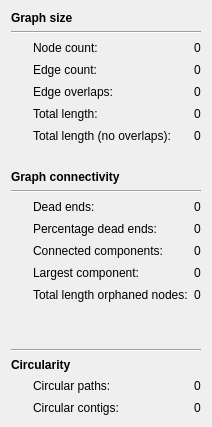
    <widget class="QWidget" name="widget" native="true">
     <layout class="QGridLayout" name="gridLayout_2">
      <item row="3" column="2">
       <widget class="QLabel" name="edgeCountLabel">
        <property name="text">
         <string>0</string>
        </property>
        <property name="textInteractionFlags">
         <set>Qt::LinksAccessibleByMouse|Qt::TextSelectableByKeyboard|Qt::TextSelectableByMouse</set>
        </property>
       </widget>
      </item>
      <item row="0" column="0" colspan="3">
       <widget class="QLabel" name="label_13">
        <property name="font">
         <font>
          <bold>true</bold>
         </font>
        </property>
        <property name="text">
         <string>Graph size</string>
        </property>
       </widget>
      </item>
      <item row="6" column="2">
       <widget class="QLabel" name="totalLengthNoOverlapsLabel">
        <property name="text">
         <string>0</string>
        </property>
        <property name="textInteractionFlags">
         <set>Qt::LinksAccessibleByMouse|Qt::TextSelectableByKeyboard|Qt::TextSelectableByMouse</set>
        </property>
       </widget>
      </item>
      <item row="13" column="1">
       <widget class="QLabel" name="label_10">
        <property name="text">
         <string>Largest component:</string>
        </property>
       </widget>
      </item>
      <item row="2" column="2">
       <widget class="QLabel" name="nodeCountLabel">
        <property name="text">
         <string>0</string>
        </property>
        <property name="textInteractionFlags">
         <set>Qt::LinksAccessibleByMouse|Qt::TextSelectableByKeyboard|Qt::TextSelectableByMouse</set>
        </property>
       </widget>
      </item>
      <item row="2" column="1">
       <widget class="QLabel" name="label">
        <property name="text">
         <string>Node count:</string>
        </property>
       </widget>
      </item>
      <item row="12" column="0">
       <widget class="InfoTextWidget" name="connectedComponentsInfoText" native="true">
        <property name="sizePolicy">
         <sizepolicy hsizetype="Fixed" vsizetype="Fixed">
          <horstretch>0</horstretch>
          <verstretch>0</verstretch>
         </sizepolicy>
        </property>
        <property name="minimumSize">
         <size>
          <width>16</width>
          <height>16</height>
         </size>
        </property>
        <property name="maximumSize">
         <size>
          <width>16</width>
          <height>16</height>
         </size>
        </property>
        <property name="toolTip">
         <string>&lt;html&gt;&lt;head/&gt;&lt;body&gt;&lt;p&gt;The number of separate connected components in the graph. A connected component is a subgraph which is connected by edges to other nodes in the subgraph but disconnected from the rest of the graph.  &lt;/p&gt;&lt;/body&gt;&lt;/html&gt;</string>
        </property>
       </widget>
      </item>
      <item row="11" column="2">
       <widget class="QLabel" name="percentageDeadEndsLabel">
        <property name="text">
         <string>0</string>
        </property>
        <property name="textInteractionFlags">
         <set>Qt::LinksAccessibleByMouse|Qt::TextSelectableByKeyboard|Qt::TextSelectableByMouse</set>
        </property>
       </widget>
      </item>
      <item row="15" column="1" colspan="2">
       <spacer name="verticalSpacer_5">
        <property name="orientation">
         <enum>Qt::Vertical</enum>
        </property>
        <property name="sizeHint" stdset="0">
         <size>
          <width>20</width>
          <height>40</height>
         </size>
        </property>
       </spacer>
      </item>
      <item row="5" column="0">
       <widget class="InfoTextWidget" name="totalLengthInfoText" native="true">
        <property name="sizePolicy">
         <sizepolicy hsizetype="Fixed" vsizetype="Fixed">
          <horstretch>0</horstretch>
          <verstretch>0</verstretch>
         </sizepolicy>
        </property>
        <property name="minimumSize">
         <size>
          <width>16</width>
          <height>16</height>
         </size>
        </property>
        <property name="maximumSize">
         <size>
          <width>16</width>
          <height>16</height>
         </size>
        </property>
        <property name="toolTip">
         <string>&lt;html&gt;&lt;head/&gt;&lt;body&gt;&lt;p&gt;The total length of all sequences in positive nodes.&lt;br/&gt;&lt;br/&gt;This value is a simple sum of node sequence lengths and does not take node overlaps into account. &lt;/p&gt;&lt;/body&gt;&lt;/html&gt;</string>
        </property>
       </widget>
      </item>
      <item row="10" column="2">
       <widget class="QLabel" name="deadEndsLabel">
        <property name="text">
         <string>0</string>
        </property>
        <property name="textInteractionFlags">
         <set>Qt::LinksAccessibleByMouse|Qt::TextSelectableByKeyboard|Qt::TextSelectableByMouse</set>
        </property>
       </widget>
      </item>
      <item row="3" column="1">
       <widget class="QLabel" name="label_2">
        <property name="text">
         <string>Edge count:</string>
        </property>
       </widget>
      </item>
      <item row="5" column="1">
       <widget class="QLabel" name="label_3">
        <property name="text">
         <string>Total length:</string>
        </property>
       </widget>
      </item>
      <item row="13" column="2">
       <widget class="QLabel" name="largestComponentLabel">
        <property name="text">
         <string>0</string>
        </property>
        <property name="textInteractionFlags">
         <set>Qt::LinksAccessibleByMouse|Qt::TextSelectableByKeyboard|Qt::TextSelectableByMouse</set>
        </property>
       </widget>
      </item>
      <item row="13" column="0">
       <widget class="InfoTextWidget" name="largestComponentInfoText" native="true">
        <property name="sizePolicy">
         <sizepolicy hsizetype="Fixed" vsizetype="Fixed">
          <horstretch>0</horstretch>
          <verstretch>0</verstretch>
         </sizepolicy>
        </property>
        <property name="minimumSize">
         <size>
          <width>16</width>
          <height>16</height>
         </size>
        </property>
        <property name="maximumSize">
         <size>
          <width>16</width>
          <height>16</height>
         </size>
        </property>
        <property name="toolTip">
         <string>&lt;html&gt;&lt;head/&gt;&lt;body&gt;&lt;p&gt;The total length of nodes in the largest connected component in the graph (and the proportion of the total length in this component).  &lt;/p&gt;&lt;/body&gt;&lt;/html&gt;</string>
        </property>
       </widget>
      </item>
      <item row="9" column="0" colspan="3">
       <widget class="Line" name="line_2">
        <property name="orientation">
         <enum>Qt::Horizontal</enum>
        </property>
       </widget>
      </item>
      <item row="10" column="1">
       <widget class="QLabel" name="label_7">
        <property name="text">
         <string>Dead ends:</string>
        </property>
       </widget>
      </item>
      <item row="12" column="1">
       <widget class="QLabel" name="label_9">
        <property name="text">
         <string>Connected components:</string>
        </property>
       </widget>
      </item>
      <item row="3" column="0">
       <widget class="InfoTextWidget" name="edgeCountInfoText" native="true">
        <property name="sizePolicy">
         <sizepolicy hsizetype="Fixed" vsizetype="Fixed">
          <horstretch>0</horstretch>
          <verstretch>0</verstretch>
         </sizepolicy>
        </property>
        <property name="minimumSize">
         <size>
          <width>16</width>
          <height>16</height>
         </size>
        </property>
        <property name="maximumSize">
         <size>
          <width>16</width>
          <height>16</height>
         </size>
        </property>
        <property name="toolTip">
         <string>&lt;html&gt;&lt;head/&gt;&lt;body&gt;&lt;p&gt;he number of positive edges in the graph.&lt;br/&gt;&lt;br/&gt;Since only positive edges are counted, each complementary edge pair counts as one.  &lt;/p&gt;&lt;/body&gt;&lt;/html&gt;</string>
        </property>
       </widget>
      </item>
      <item row="11" column="0">
       <widget class="InfoTextWidget" name="percentageDeadEndsInfoText" native="true">
        <property name="sizePolicy">
         <sizepolicy hsizetype="Fixed" vsizetype="Fixed">
          <horstretch>0</horstretch>
          <verstretch>0</verstretch>
         </sizepolicy>
        </property>
        <property name="minimumSize">
         <size>
          <width>16</width>
          <height>16</height>
         </size>
        </property>
        <property name="maximumSize">
         <size>
          <width>16</width>
          <height>16</height>
         </size>
        </property>
        <property name="toolTip">
         <string>&lt;html&gt;&lt;head/&gt;&lt;body&gt;&lt;p&gt;The fraction of possible dead ends in the graph.&lt;br/&gt;&lt;br/&gt;This value is equal to 'Dead ends' divided by twice the node count. It ranges from 0% (in a graph where all nodes have connected edges on both ends) to 100% (in a graph without any edges). &lt;/p&gt;&lt;/body&gt;&lt;/html&gt;</string>
        </property>
       </widget>
      </item>
      <item row="12" column="2">
       <widget class="QLabel" name="connectedComponentsLabel">
        <property name="text">
         <string>0</string>
        </property>
        <property name="textInteractionFlags">
         <set>Qt::LinksAccessibleByMouse|Qt::TextSelectableByKeyboard|Qt::TextSelectableByMouse</set>
        </property>
       </widget>
      </item>
      <item row="6" column="1">
       <widget class="QLabel" name="label_30">
        <property name="text">
         <string>Total length (no overlaps):</string>
        </property>
       </widget>
      </item>
      <item row="7" column="1" colspan="2">
       <spacer name="verticalSpacer_2">
        <property name="orientation">
         <enum>Qt::Vertical</enum>
        </property>
        <property name="sizeType">
         <enum>QSizePolicy::Fixed</enum>
        </property>
        <property name="sizeHint" stdset="0">
         <size>
          <width>20</width>
          <height>20</height>
         </size>
        </property>
       </spacer>
      </item>
      <item row="10" column="0">
       <widget class="InfoTextWidget" name="deadEndsInfoText" native="true">
        <property name="sizePolicy">
         <sizepolicy hsizetype="Fixed" vsizetype="Fixed">
          <horstretch>0</horstretch>
          <verstretch>0</verstretch>
         </sizepolicy>
        </property>
        <property name="minimumSize">
         <size>
          <width>16</width>
          <height>16</height>
         </size>
        </property>
        <property name="maximumSize">
         <size>
          <width>16</width>
          <height>16</height>
         </size>
        </property>
        <property name="toolTip">
         <string>&lt;html&gt;&lt;head/&gt;&lt;body&gt;&lt;p&gt;The number of dead ends (node ends without any connected edges) in all positive nodes.&lt;br/&gt;&lt;br/&gt;This value will range from 0 (in a graph where all nodes have connected edges on both ends) to two times the node count (in a graph without any edges).  &lt;/p&gt;&lt;/body&gt;&lt;/html&gt;</string>
        </property>
       </widget>
      </item>
      <item row="6" column="0">
       <widget class="InfoTextWidget" name="totalLengthNoOverlapsInfoText" native="true">
        <property name="sizePolicy">
         <sizepolicy hsizetype="Fixed" vsizetype="Fixed">
          <horstretch>0</horstretch>
          <verstretch>0</verstretch>
         </sizepolicy>
        </property>
        <property name="minimumSize">
         <size>
          <width>16</width>
          <height>16</height>
         </size>
        </property>
        <property name="maximumSize">
         <size>
          <width>16</width>
          <height>16</height>
         </size>
        </property>
        <property name="toolTip">
         <string>&lt;html&gt;&lt;head/&gt;&lt;body&gt;&lt;p&gt;The total length of all sequences in positive nodes, with the edge overlaps removed.&lt;br/&gt;&lt;br/&gt;This value is the above 'Total length' minus the total overlaps in positive edges. If the edges in the graph do not contain overlaps, then this value will be the same as 'Total length'.  &lt;/p&gt;&lt;/body&gt;&lt;/html&gt;</string>
        </property>
       </widget>
      </item>
      <item row="5" column="2">
       <widget class="QLabel" name="totalLengthLabel">
        <property name="text">
         <string>0</string>
        </property>
        <property name="textInteractionFlags">
         <set>Qt::LinksAccessibleByMouse|Qt::TextSelectableByKeyboard|Qt::TextSelectableByMouse</set>
        </property>
       </widget>
      </item>
      <item row="8" column="0" colspan="3">
       <widget class="QLabel" name="label_14">
        <property name="font">
         <font>
          <bold>true</bold>
         </font>
        </property>
        <property name="text">
         <string>Graph connectivity</string>
        </property>
       </widget>
      </item>
      <item row="11" column="1">
       <widget class="QLabel" name="label_8">
        <property name="text">
         <string>Percentage dead ends:</string>
        </property>
       </widget>
      </item>
      <item row="1" column="0" colspan="3">
       <widget class="Line" name="line">
        <property name="orientation">
         <enum>Qt::Horizontal</enum>
        </property>
       </widget>
      </item>
      <item row="2" column="0">
       <widget class="InfoTextWidget" name="nodeCountInfoText" native="true">
        <property name="sizePolicy">
         <sizepolicy hsizetype="Fixed" vsizetype="Fixed">
          <horstretch>0</horstretch>
          <verstretch>0</verstretch>
         </sizepolicy>
        </property>
        <property name="minimumSize">
         <size>
          <width>16</width>
          <height>16</height>
         </size>
        </property>
        <property name="maximumSize">
         <size>
          <width>16</width>
          <height>16</height>
         </size>
        </property>
        <property name="toolTip">
         <string>&lt;html&gt;&lt;head/&gt;&lt;body&gt;&lt;p&gt;The number of positive nodes in the graph.&lt;br/&gt;&lt;br/&gt;Since only positive nodes are counted, each complementary node pair counts as one.  &lt;/p&gt;&lt;/body&gt;&lt;/html&gt;</string>
        </property>
       </widget>
      </item>
      <item row="4" column="2">
       <widget class="QLabel" name="edgeOverlapRangeLabel">
        <property name="text">
         <string>0</string>
        </property>
        <property name="textInteractionFlags">
         <set>Qt::LinksAccessibleByMouse|Qt::TextSelectableByKeyboard|Qt::TextSelectableByMouse</set>
        </property>
       </widget>
      </item>
      <item row="4" column="0">
       <widget class="InfoTextWidget" name="edgeOverlapRangeInfoText" native="true">
        <property name="sizePolicy">
         <sizepolicy hsizetype="Fixed" vsizetype="Fixed">
          <horstretch>0</horstretch>
          <verstretch>0</verstretch>
         </sizepolicy>
        </property>
        <property name="minimumSize">
         <size>
          <width>16</width>
          <height>16</height>
         </size>
        </property>
        <property name="maximumSize">
         <size>
          <width>16</width>
          <height>16</height>
         </size>
        </property>
        <property name="toolTip">
         <string>&lt;html&gt;&lt;head/&gt;&lt;body&gt;&lt;p&gt;The sequence overlap size for edges in the graph&lt;br/&gt;&lt;br/&gt;For most graphs, this will either be zero or a single value, but it is also possible for a graph to have edges with different overlaps, in which case this will show the range. &lt;/p&gt;&lt;/body&gt;&lt;/html&gt;</string>
        </property>
       </widget>
      </item>
      <item row="4" column="1">
       <widget class="QLabel" name="label_4">
        <property name="text">
         <string>Edge overlaps:</string>
        </property>
       </widget>
      </item>
      <item row="14" column="1">
       <widget class="QLabel" name="label_21">
        <property name="text">
         <string>Total length orphaned nodes:</string>
        </property>
       </widget>
      </item>
      <item row="14" column="2">
       <widget class="QLabel" name="orphanedLengthLabel">
        <property name="text">
         <string>0</string>
        </property>
        <property name="textInteractionFlags">
         <set>Qt::LinksAccessibleByMouse|Qt::TextSelectableByKeyboard|Qt::TextSelectableByMouse</set>
        </property>
       </widget>
      </item>
      <item row="14" column="0">
       <widget class="InfoTextWidget" name="orphanedLengthInfoText" native="true">
        <property name="enabled">
         <bool>true</bool>
        </property>
        <property name="sizePolicy">
         <sizepolicy hsizetype="Fixed" vsizetype="Fixed">
          <horstretch>0</horstretch>
          <verstretch>0</verstretch>
         </sizepolicy>
        </property>
        <property name="minimumSize">
         <size>
          <width>16</width>
          <height>16</height>
         </size>
        </property>
        <property name="maximumSize">
         <size>
          <width>16</width>
          <height>16</height>
         </size>
        </property>
        <property name="toolTip">
         <string>&lt;html&gt;&lt;head/&gt;&lt;body&gt;&lt;p&gt;The total length of all nodes which have no edges, i.e. a dead end on both sides (and the proportion of the total length in orphaned nodes).  &lt;/p&gt;&lt;/body&gt;&lt;/html&gt;</string>
        </property>
       </widget>
      </item>
      <item row="16" column="0" colspan="3">
       <widget class="Line" name="line_5">
        <property name="orientation">
         <enum>Qt::Horizontal</enum>
        </property>
       </widget>
      </item>
      <item row="17" column="0" colspan="3">
       <widget class="QLabel" name="circularityHeaderLabel">
        <property name="font">
         <font>
          <bold>true</bold>
         </font>
        </property>
        <property name="text">
         <string>Circularity</string>
        </property>
       </widget>
      </item>
      <item row="18" column="0">
       <widget class="InfoTextWidget" name="circularPathsInfoText" native="true">
        <property name="sizePolicy">
         <sizepolicy hsizetype="Fixed" vsizetype="Fixed">
          <horstretch>0</horstretch>
          <verstretch>0</verstretch>
         </sizepolicy>
        </property>
        <property name="minimumSize">
         <size>
          <width>16</width>
          <height>16</height>
         </size>
        </property>
        <property name="maximumSize">
         <size>
          <width>16</width>
          <height>16</height>
         </size>
        </property>
        <property name="toolTip">
         &lt;string&gt;&lt;html&gt;&lt;head/&gt;&lt;body&gt;&lt;p&gt;The number of graph paths (P lines) whose last node connects back to their first node. Single-node paths are only counted if their node has a self-loop edge (this can be changed in the settings).&lt;/p&gt;&lt;/body&gt;&lt;/html&gt;&lt;/string&gt;
        </property>
       </widget>
      </item>
      <item row="18" column="1">
       <widget class="QLabel" name="circularPathsLabel">
        <property name="text">
         <string>Circular paths:</string>
        </property>
       </widget>
      </item>
      <item row="18" column="2">
       <widget class="QLabel" name="circularPathsCountLabel">
        <property name="text">
         <string>0</string>
        </property>
        <property name="textInteractionFlags">
         <set>Qt::LinksAccessibleByMouse|Qt::TextSelectableByKeyboard|Qt::TextSelectableByMouse</set>
        </property>
       </widget>
      </item>
      <item row="19" column="0">
       <widget class="InfoTextWidget" name="circularContigsInfoText" native="true">
        <property name="sizePolicy">
         <sizepolicy hsizetype="Fixed" vsizetype="Fixed">
          <horstretch>0</horstretch>
          <verstretch>0</verstretch>
         </sizepolicy>
        </property>
        <property name="minimumSize">
         <size>
          <width>16</width>
          <height>16</height>
         </size>
        </property>
        <property name="maximumSize">
         <size>
          <width>16</width>
          <height>16</height>
         </size>
        </property>
        <property name="toolTip">
         &lt;string&gt;&lt;html&gt;&lt;head/&gt;&lt;body&gt;&lt;p&gt;The number of structurally circular contigs: nodes that have a self-loop edge or lie on a directed cycle. This is detected independently of any path records, so it also works for graphs without paths (e.g. pre-scaffolding SPAdes graphs).&lt;/p&gt;&lt;/body&gt;&lt;/html&gt;&lt;/string&gt;
        </property>
       </widget>
      </item>
      <item row="19" column="1">
       <widget class="QLabel" name="circularContigsLabel">
        <property name="text">
         <string>Circular contigs:</string>
        </property>
       </widget>
      </item>
      <item row="19" column="2">
       <widget class="QLabel" name="circularContigsCountLabel">
        <property name="text">
         <string>0</string>
        </property>
        <property name="textInteractionFlags">
         <set>Qt::LinksAccessibleByMouse|Qt::TextSelectableByKeyboard|Qt::TextSelectableByMouse</set>
        </property>
       </widget>
      </item>
     </layout>
    </widget>
